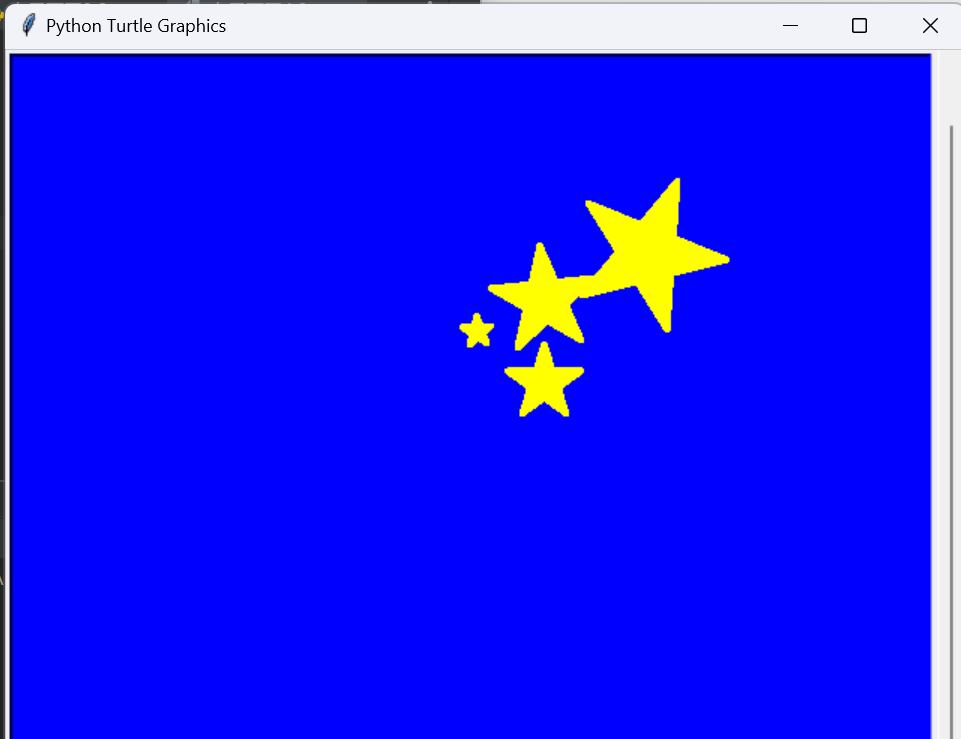

Python code for this plot:
import turtle as t


# 画星星
def star(x, y, angle, length):
    t.pencolor('yellow')
    t.fillcolor('yellow')
    t.penup()
    t.goto(x, y)
    t.pd()
    t.begin_fill()
    for i in range(0, 5):
        t.forward(length)
        t.right(144)
    t.end_fill()  # 填充完成
    # 将画笔方向恢复为水平方向，以免影响后续画图
    t.left(angle)


t.screensize(800, 600, "blue")
t.pensize(4)
t.speed(5)
star(20, 50, 50, 50)
star(70, 100, 100, 100)
star(70, 70, 70, 70)
star(10, 80, 10, 20)
t.end_fill()
t.hideturtle()
t.done()
